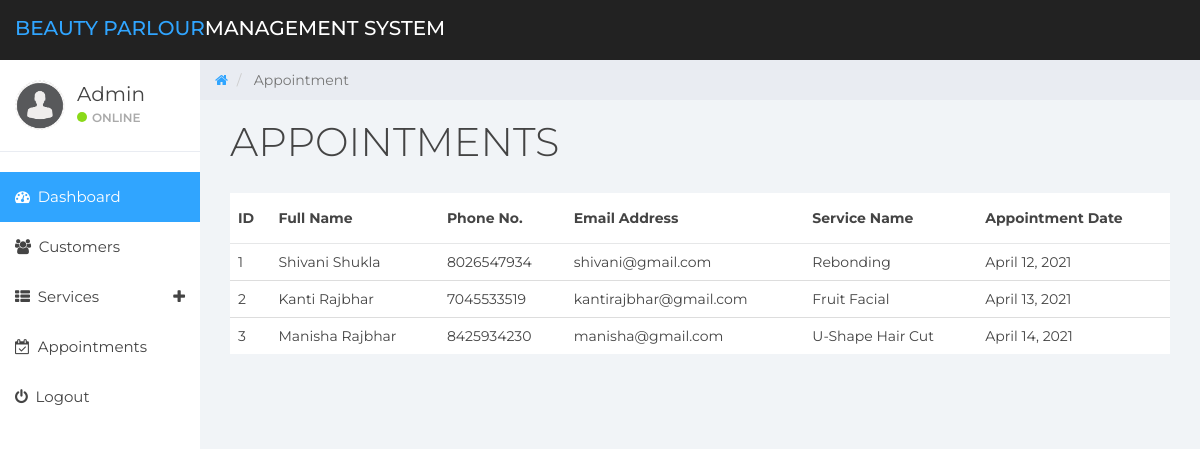
Page /dashboard/all_appointment/ on the committed database.
### core/models.py (models this page shows, shortened)
class Appointment(models.Model):
	customer = models.ForeignKey(Customer, on_delete=models.CASCADE, null=True)
	your_name = models.CharField(max_length=100)
	your_phone = models.CharField(max_length=10)
	your_email = models.EmailField(max_length=200)
	your_service = models.ForeignKey('Service', on_delete=models.CASCADE, default=1)
	your_date = models.DateField()

class Service(models.Model):
    name = models.CharField(max_length=50)
    price = models.IntegerField(default=0)
    image = models.ImageField(upload_to='uploads/productImg')

### dashboard/views.py (the view)
# urls.py: path('all_appointment/', views.all_appointment, name='all_appointment'),
def all_appointment(request):
    appointments = Appointment.objects.all()
    return render(request, 'dashboard/all_appointment.html', {'appointments': appointments})

### dashboard/templates/dashboard/all_appointment.html
{% extends 'dashboard/base.html' %}
    {% block breadcrumb %}
        Appointment
    {% endblock breadcrumb %}
    {% block title %}
        Appointments
    {% endblock title %}
{% block content %}
{% load static %}
<section class="content">
        <div class="container-fluid">
            <div class="row">
                <div class="col-md-12">
                    <div class="card">
                        <div class="card-body table-responsive p-0">
                            <table class="table table-hover text-nowrap">
                            <thead>
                                <tr>
                                <th>ID</th>
                                <th>Full Name</th>
                                <th>Phone No.</th>
                                <th>Email Address</th>
                                <th>Service Name</th>
                                <th>Appointment Date</th>
                                </tr>
                            </thead>
                            <tbody>
                                {% for appointment in appointments %}
                                <tr>
                                <td>{{ forloop.counter }}</td>
                                <td>{{ appointment.your_name }}</td>
                                <td>{{ appointment.your_phone }}</td>
                                <td>{{ appointment.your_email }}</td>
                                <td>{{ appointment.your_service.name }}</td>
                                <td>{{ appointment.your_date }}</td>
                                </tr>
                                {% endfor %}
                            </tbody>
                            </table>
                        </div>
                        </div>
                </div>
            </div>
        </div>
      </section>
  {% endblock content %}

### dashboard/static/dashboard/css/styles.css (style rules this page uses)
body { background: #f1f4f7; padding-top: 60px; font-size: 14px; color: #444444; font-family: "Montserrat", "Helvetica Neue", Helvetica, Arial, sans-serif; }
.table { background: #fff; }
.table > thead > tr > th { border-bottom: 1px solid #e6e7e8; vertical-align: middle; height: 50px; }

### rows in the picture
Appointment: your_name "Shivani Shukla", your_phone "8026547934", your_email "shivani@gmail.com", your_service.name "Rebonding", your_date "April 12, 2021"
Appointment: your_name "Kanti Rajbhar", your_phone "7045533519", your_email "kantirajbhar@gmail.com", your_service.name "Fruit Facial", your_date "April 13, 2021"
Appointment: your_name "Manisha Rajbhar", your_phone "8425934230", your_email "manisha@gmail.com", your_service.name "U-Shape Hair Cut", your_date "April 14, 2021"
